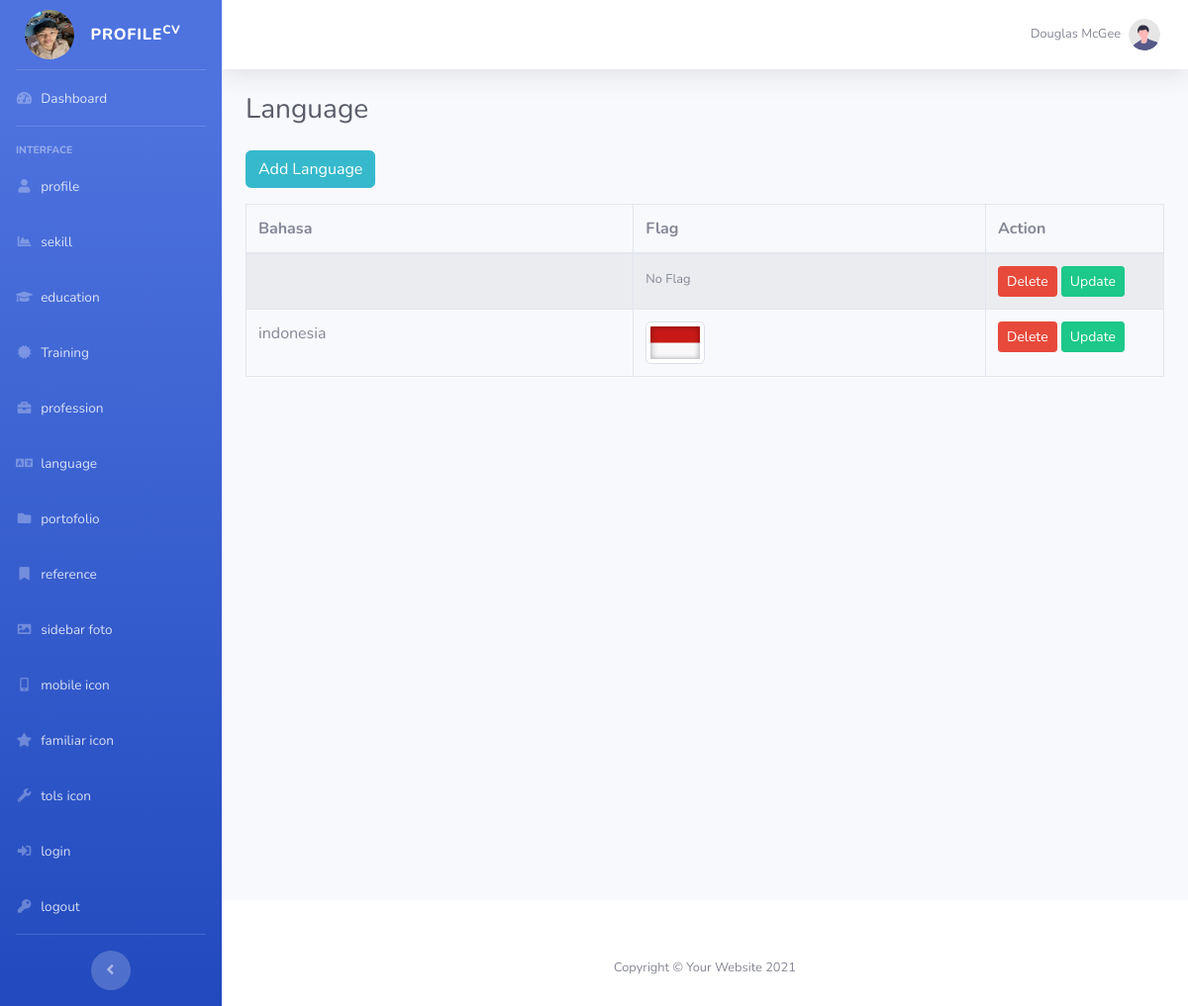
The page /tabel_language.php (signed in) on the database its author committed.
### tables this page shows
CREATE TABLE `language` (
  `id_language` int(11) NOT NULL,
  `bahasa` varchar(200) NOT NULL,
  `flag` varchar(200) NOT NULL
);

### tabel_language.php (the view, shortened to what this page needs)
<?php
include "connection.php";
$select_id_language = mysqli_query($koneksi, "
    SELECT * FROM language
    ORDER BY id_language DESC
");
?>
<?php include "header.php"; ?>
<body id="page-top">
    <div id="wrapper">
        <?php include "sidebar.php"; ?>
        <div id="content-wrapper" class="d-flex flex-column">
            <div id="content">
                <?php include "topbar.php"; ?>
                <div class="container-fluid">
                    <div class="d-sm-flex align-items-center justify-content-between mb-4">
                        <h1 class="h3 mb-0 text-gray-800">Language</h1>
                    </div>
                    <div class="mb-3">
                        <a href="form_language.php" class="btn btn-info">Add Language</a>
                    </div>
                    <div class="table-responsive">
                        <table class="table table-striped table-bordered">
                            <thead>
                                <tr>
                                    <th scope="col">Bahasa</th>
                                    <th scope="col">Flag</th>
                                    <th scope="col" style="width: 180px;">Action</th>
                                </tr>
                            </thead>
                            <tbody>
                                <?php while ($tampil = mysqli_fetch_object($select_id_language)) : ?>
                                    <tr>
                                        <td><?= htmlspecialchars($tampil->bahasa) ?></td>
                                        <td>
                                            <?php if (!empty($tampil->flag) && file_exists(__DIR__ . "/flag/" . $tampil->flag)) : ?>
                                                <img src="flag/<?= $tampil->flag ?>" width="60" class="img-thumbnail" alt="Bendera">
                                            <?php else : ?>
                                                <span class="text-muted"><small>No Flag</small></span>
                                            <?php endif; ?>
                                        </td>
                                        <td>
                                            <a href="delete_language.php?id_language=<?= $tampil->id_language ?>"
                                               class="btn btn-danger btn-sm"
                                               onclick="return confirm('Yakin ingin menghapus data ini?')">
                                                Delete
                                            </a>
                                            <a href="update_form_language.php?id_language=<?= $tampil->id_language ?>"
                                               class="btn btn-success btn-sm">
                                                Update
                                            </a>
                                        </td>
                                    </tr>
                                <?php endwhile; ?>
                            </tbody>
                        </table>
                    </div>
                </div>
            </div>
            <?php include "footer.php"; ?>
        </div>
    </div>
</body>
</html>

### rows shown on the page
language: flag "No Flag"
language: bahasa "indonesia", flag (picture)
